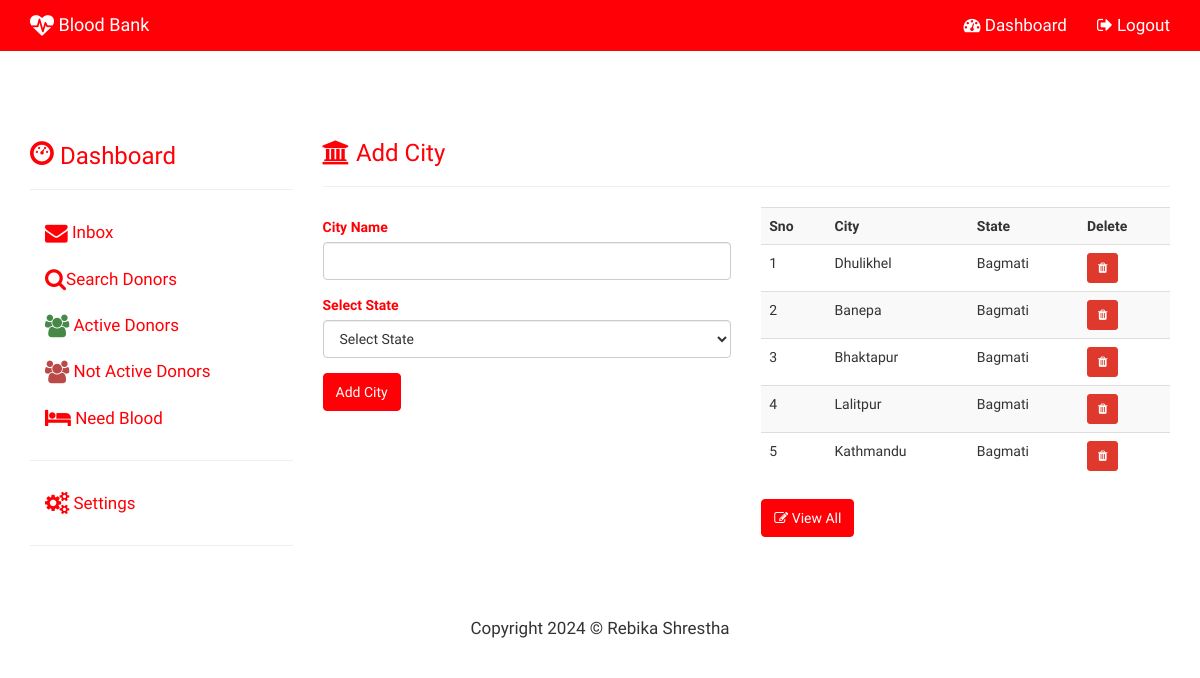
The app's page /admin_city.php (signed in) with its own data.
### tables this page shows
CREATE TABLE `city` (
  `CITY_ID` int(11) NOT NULL,
  `STATE_ID` int(11) NOT NULL,
  `CITY_NAME` varchar(150) NOT NULL
);

CREATE TABLE `state` (
  `STATE_ID` int(11) NOT NULL,
  `STATE_NAME` varchar(150) NOT NULL,
  `COUNTRY_ID` int(11) NOT NULL
);

### admin_city.php (the view, shortened to what this page needs)
<?php
include("config/config.php");
?>
<!DOCTYPE html>
<html lang="en">
	<head>
			<?php include("admin_head.php");?>
	</head>
	<body>
<?php include("admin_topnav.php"); ?>
<div class="container" style="margin-top:70px;">
	<div class="row">
		<div class="col-sm-3">
			<?php include("admin_side_nav.php");?>
		</div>
		<div class="col-sm-9" >
			<h3 class='text-primary'><i class="fa fa-bank"></i> Add City </h3><hr>
			<div class="row">
				<div class="col-md-6">
					<form role="form" action="admin_city.php" method="post">
						<div class="form-group text-primary">
							<label for="City">City Name</label>
							<input id="City" required type="text" class="form-control" name="cityname">
						</div>
						<div class="form-group text-primary">
							<label for="state">Select State</label>
							<select name="statename" required class="form-control">
								<option value="">Select State</option>
							</select>
						</div>
						<div class="form-group">
							<input type="submit" class="btn btn-primary" name='city_submit' value="Add City">
						</div>
					</form>
				</div>
				<div class="col-md-6">
					<?php
						$sql="Select city.CITY_NAME, state.STATE_NAME, city.CITY_ID
From state Inner Join
  city On city.STATE_ID = state.STATE_ID  ORDER BY city.CITY_ID DESC  LIMIT 0,5";
						$result=$con->query($sql);
						if($result->num_rows>0)
						{
								echo "<table class='table table-striped' >";
									echo "<tr>
											<th>Sno</th>
											<th>City</th>
											<th>State</th>
											<th>Delete</th>
										</tr>";
										$i=0;
										while($row=$result->fetch_assoc())
										{
											$i++;
											echo"<tr>";
												echo "<td>$i</td>";
												echo "<td>".$row["CITY_NAME"]."</td>";
												echo "<td>".$row["STATE_NAME"]."</td>";
												echo "<td><a href='admin_del_city.php?id=".$row["CITY_ID"]."' class='btn btn-danger btn-sm'><i class='fa fa-trash'></i></a></td>";
											echo"</tr>";
										}
								echo "</table>";
						}
					?>
					<a href='admin_view_city.php' class='btn btn-primary'><i class='fa fa-edit'></i> View All</a>
				</div>
			</div>
		</div>
	</div>
</div>
	 <?php include("admin_footer.php"); ?>
	</body>
</html>

### css/modern-business.css (style rules this page uses)
html, body { height: 100%; }
body { padding-top: 50px; }
.navbar-default,.panel-heading,.btn-primary { background-color:#ff0006 !important; border-color:#ff0006 !important; }
.text-primary { color:#ff0006 !important; }

### records on screen
city: CITY_NAME "Dhulikhel", STATE_ID.STATE_NAME "Bagmati"
city: CITY_NAME "Banepa", STATE_ID.STATE_NAME "Bagmati"
city: CITY_NAME "Bhaktapur", STATE_ID.STATE_NAME "Bagmati"
city: CITY_NAME "Lalitpur", STATE_ID.STATE_NAME "Bagmati"
city: CITY_NAME "Kathmandu", STATE_ID.STATE_NAME "Bagmati"
